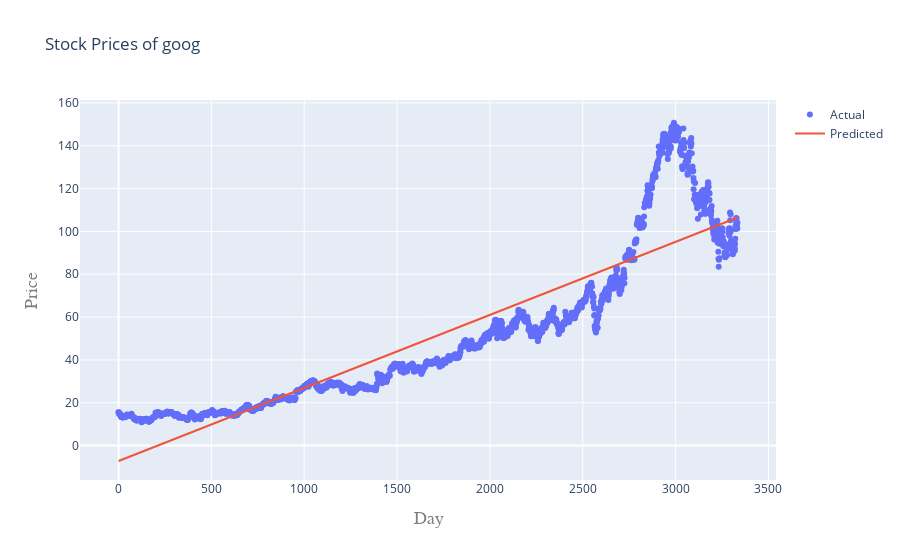

The code cell stored with this chart in its notebook:
### Code cell
iplot(plot2)

### Figure 1 — Plotly figure (JSON) as saved in the notebook; plotly's stock layout.template omitted (floating-point values rounded to 4 significant figures; data arrays with more than 128 entries replaced by an {"elided": "..."} marker saying what was removed)
{"data": [{"mode": "markers", "name": "Actual", "type": "scatter", "x": {"elided": "2333 int values"}, "y": {"elided": "2333 float values"}}, {"mode": "lines", "name": "Predicted", "type": "scatter", "x": {"elided": "2333 int values"}, "y": {"elided": "2333 float values"}}], "layout": {"title": {"text": "Stock Prices of goog"}, "xaxis": {"title": {"font": {"color": "#7f7f7f", "family": "Courier New, monospace", "size": 18}, "text": "Day"}}, "yaxis": {"title": {"font": {"color": "#7f7f7f", "family": "Courier New, monospace", "size": 18}, "text": "Price"}}}}
